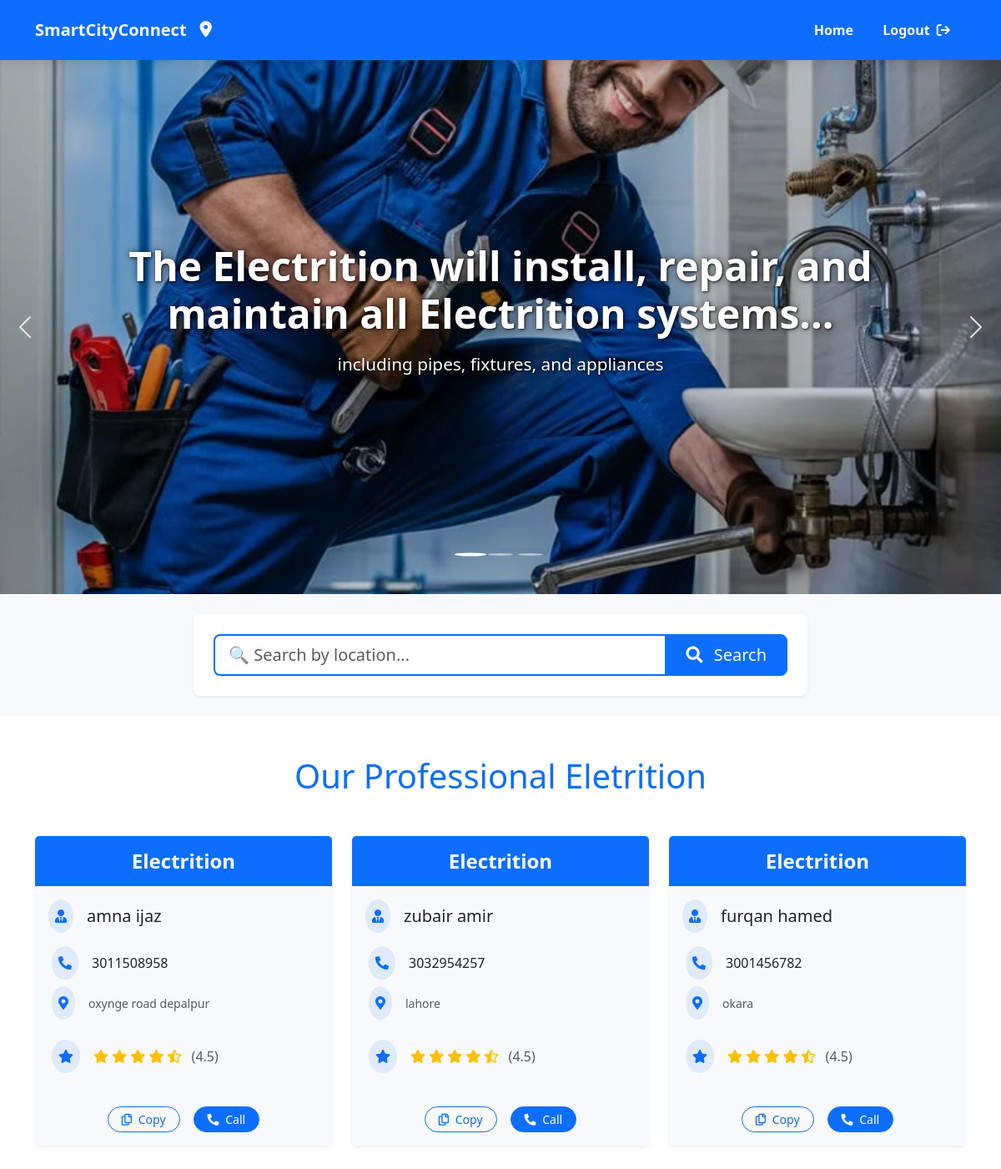
The page /electrition/ (signed in) on the database its author committed.
### smartcity/models.py (models this page shows, shortened)
class ServiceProviderR(models.Model):
    user = models.OneToOneField(User, on_delete=models.CASCADE)
    service_image = models.ImageField(upload_to='service_images/')
    servicename = models.CharField(max_length=100)  # This can be the name of the service
    Phoneno = models.CharField(max_length=15)
    address = models.TextField()

### smartcity/views.py (the view)
# urls.py: path('electrition/',electrition,name="electrition"),
@login_required(login_url='/Login_page/')
def electrition(request):
   queryset = ServiceProviderR.objects.filter( servicename__iexact='electrition').select_related('user')
   location =request.GET.get('location', '').strip()
   if location:
     queryset =ServiceProviderR.objects.filter( address__icontains=location,servicename__iexact='electrition').select_related('user')
     page_title = f"Electrition in {location}"
   else:
     queryset = ServiceProviderR.objects.filter(servicename__iexact='electrition').select_related('user')
     page_title = "Professional electrition"
     context = { 'electritions': queryset, 'page_title': page_title, 'search_location': location, }
     return render(request,'Electrition.html',context)

### smartcity/templates/Electrition.html (shortened to what this page needs)
{% load static%}
<!DOCTYPE html>
<html lang="en">
  <head>
    <link
      href="https://cdn.jsdelivr.net/npm/bootstrap@5.3.3/dist/css/bootstrap.min.css"
      rel="stylesheet"
    />
    <link
      rel="stylesheet"
      href="https://cdnjs.cloudflare.com/ajax/libs/font-awesome/6.6.0/css/all.min.css"
    />
    <link rel="stylesheet" href="{% static 'css/electrition.css'%}" />
  </head>
  <body>
    <div class="container-fluid bg-primary navbar-container">
      <div class="container">
        <div class="row">
          <div class="col-12">
            <nav class="navbar navbar-expand-lg navbar-dark">
              <a
                class="navbar-brand text-light fw-bold d-flex align-items-center brand-logo"
                href="{% url 'Home'%}"
              >
                <span class="logo-text">SmartCityConnect</span>
                <i class="fa-solid fa-location-dot logo-icon ms-2"></i>
              </a>
              <div
                class="collapse navbar-collapse justify-content-lg-end"
                id="navbarNav"
              >
                <ul class="navbar-nav nav-items">
                  <li class="nav-item">
                    <a
                      href="{% url 'Home'%}"
                      class="nav-link text-light fw-bold nav-link-hover"
                    >
                      <span>Home</span>
                    </a>
                  </li>
                  {% if user.is_authenticated %}
                  <li class="nav-item">
                    <form
                      method="post"
                      action="{% url 'logout' %}"
                      class="d-inline"
                    >
                      <button
                        type="submit"
                        class="nav-link text-light fw-bold nav-link-hover login-btn"
                        style="background: none; border: none; cursor: pointer"
                      >
                        <span>Logout</span>
                        <i
                          class="fa-solid fa-arrow-right-from-bracket ms-1"
                        ></i>
                      </button>
                    </form>
                  </li>
                  {% endif %}
                </ul>
              </div>
            </nav>
          </div>
        </div>
      </div>
    </div>
    <div id="carouselExampleCaptions" class="carousel slide">
      <div class="carousel-indicators">
        <button
          type="button"
          data-bs-target="#carouselExampleCaptions"
          data-bs-slide-to="0"
          class="active"
          aria-current="true"
          aria-label="Slide 1"
        ></button>
        <button
          type="button"
          data-bs-target="#carouselExampleCaptions"
          data-bs-slide-to="1"
          aria-label="Slide 2"
        ></button>
        <button
          type="button"
          data-bs-target="#carouselExampleCaptions"
          data-bs-slide-to="2"
          aria-label="Slide 3"
        ></button>
      </div>
      <div class="carousel-inner">
        <div class="carousel-item active">
          <img
            src="{% static 'media/plumber.jpeg'%}"
            class="d-block w-100 slider-img"
            alt="Plumbing services"
          />
          <div class="carousel-caption d-none d-md-block">
            <h2 class="slider-title animate__animated animate__fadeIn">
              The Electrition will install, repair, and maintain all Electrition
              systems...
            </h2>
            <p
              class="slider-subtitle animate__animated animate__fadeIn animate__delay-1s"
            >
              including pipes, fixtures, and appliances
            </p>
          </div>
        </div>
      </div>
      <button
        class="carousel-control-prev"
        type="button"
        data-bs-target="#carouselExampleCaptions"
        data-bs-slide="prev"
      >
        <span class="carousel-control-prev-icon" aria-hidden="true"></span>
      </button>
      <button
        class="carousel-control-next"
        type="button"
        data-bs-target="#carouselExampleCaptions"
        data-bs-slide="next"
      >
        <span class="carousel-control-next-icon" aria-hidden="true"></span>
      </button>
    </div>
    <div class="container-fluid py-4 search-section">
      <div class="container">
        <div class="row justify-content-center">
          <div class="col-lg-8 col-md-10">
            <div class="bg-white p-4 rounded-3 shadow-sm">
              <form
                action="{% url 'electrition' %}"
                method="GET"
                class="search-form"
              >
                <div class="input-group">
                  <input
                    type="search"
                    name="location"
                    class="form-control form-control-lg border-primary border-2"
                    placeholder="🔍 Search by location..."
                    value="{{ search_location|default:'' }}"
                    aria-label="Search professionals by location"
                  />
                  <button class="btn btn-primary btn-lg px-4" type="submit">
                    <i class="fas fa-search me-2"></i> Search
                  </button>
                </div>
              </form>
            </div>
          </div>
        </div>
      </div>
    </div>
    {% block content %}
    <link
      rel="stylesheet"
      href="https://cdnjs.cloudflare.com/ajax/libs/font-awesome/5.15.4/css/all.min.css"
    />
    <link
      rel="stylesheet"
      href="https://cdnjs.cloudflare.com/ajax/libs/animate.css/4.1.1/animate.min.css"
    />
    <div class="container py-5">
      <h1
        class="text-center mb-5 text-primary animate__animated animate__fadeInDown"
      >
        Our Professional Eletrition
      </h1>
      <div class="row row-cols-1 row-cols-md-2 row-cols-lg-3 g-4">
        {% for electrition in electritions %}
        <div class="col">
          <div class="card h-100 border-0 plumber-card shadow-sm">
            <div
              class="card-header bg-primary border-0 py-3 position-relative overflow-hidden"
            >
              <h4
                class="mb-0 text-center text-white fw-bold service-title animate__animated animate__fadeIn"
              >
                {{ electrition.servicename }}
              </h4>
            </div>
            <div class="card-body text-left d-flex flex-column bg-light">
              <div
                class="d-flex align-items-center mb-3 animate__animated animate__fadeInLeft"
              >
                <div class="bg-primary bg-opacity-10 p-2 rounded-circle me-3">
                  <i class="fas fa-user-tie text-primary"></i>
                </div>
                <h5 class="card-title mb-0 text-dark">
                  {% firstof electrition.user.get_full_name.strip electrition.user.username %}
                </h5>
              </div>
              <div class="contact-info mb-4 ps-1">
                <div
                  class="d-flex align-items-center mb-2 animate__animated animate__fadeInLeft"
                  style="animation-delay: 0.1s"
                >
                  <div class="bg-primary bg-opacity-10 p-2 rounded-circle me-3">
                    <i class="fas fa-phone-alt text-primary"></i>
                  </div>
                  <span class="phone-number text-dark"
                    >{{ electrition.Phoneno }}</span
                  >
                </div>
                <div
                  class="d-flex align-items-center animate__animated animate__fadeInLeft"
                  style="animation-delay: 0.2s"
                >
                  <div class="bg-primary bg-opacity-10 p-2 rounded-circle me-3">
                    <i class="fas fa-map-marker-alt text-primary"></i>
                  </div>
                  <small class="text-muted">{{ electrition.address }}</small>
                </div>
              </div>
              <div
                class="mb-4 ps-1 animate__animated animate__fadeInLeft"
                style="animation-delay: 0.3s"
              >
                <div class="d-flex align-items-center">
                  <div class="bg-primary bg-opacity-10 p-2 rounded-circle me-3">
                    <i class="fas fa-star text-primary"></i>
                  </div>
                  <div class="text-warning">
                    <i class="fas fa-star"></i>
                    <i class="fas fa-star"></i>
                    <i class="fas fa-star"></i>
                    <i class="fas fa-star"></i>
                    <i class="fas fa-star-half-alt"></i>
                    <span class="text-muted ms-2">(4.5)</span>
                  </div>
                </div>
              </div>
              <div
                class="mt-auto d-flex justify-content-center gap-3 pt-3 animate__animated animate__fadeInUp"
                style="animation-delay: 0.4s"
              >
                <button
                  class="btn btn-outline-primary btn-sm copy-btn px-3 rounded-pill hover-lift"
                  data-phone="{{ electrition.Phoneno }}"
                >
                  <i class="far fa-copy me-1"></i> Copy
                </button>
                <a
                  href="tel:{{ electrition.Phoneno }}"
                  class="btn btn-primary btn-sm call-btn text-white px-3 rounded-pill hover-lift"
                >
                  <i class="fas fa-phone-alt me-1"></i> Call
                </a>
              </div>
            </div>
          </div>
        </div>
        {% empty %}
        <div class="col-12 animate__animated animate__fadeIn">
          <div class="alert alert-info text-center">
            No plumbers available at the moment.
          </div>
        </div>
        {% endfor %}
      </div>
    </div>
    {% endblock %}
  </body>
</html>

### static/css/electrition.css (style rules this page uses)
.navbar-container { box-shadow: 0 4px 12px rgba(0, 0, 0, 0.1); transition: all 0.3s ease; position: sticky; top: 0; z-index: 1020; }
.navbar { padding: 0.8rem 0; }
.brand-logo { display: flex; align-items: center; transition: all 0.3s ease; padding: 0.5rem 0; }
.logo-text { margin-right: 8px; position: relative; }
.logo-text::after { content: ''; position: absolute; bottom: -2px; left: 0; width: 0; height: 2px; background-color: white; transition: width 0.3s ease; }
.logo-icon { font-size: 1.2rem; transition: all 0.3s ease; transform: translateY(0); animation: pulse 2s infinite; }
.nav-link-hover { position: relative; padding: 0.5rem 1rem; transition: all 0.3s ease; }
.nav-link-hover span { position: relative; z-index: 1; }
.nav-link-hover::before { content: ''; position: absolute; bottom: 0; left: 0; width: 0; height: 2px; background-color: white; transition: width 0.3s ease; }
.login-btn { background-color: rgba(255, 255, 255, 0.2); border-radius: 4px; margin-left: 0.5rem; padding: 0.5rem 1.2rem !important; transition: all 0.3s ease; }
.carousel { position: relative; overflow: hidden; }
.slider-img { height: 80vh; min-height: 500px; width: 100%; object-fit: cover; filter: brightness(0.85); }
.carousel-caption { position: absolute; top: 55%; left: 50%; transform: translate(-50%, -50%); width: 80%; text-align: center; padding: 0; color: white; text-shadow: 1px 1px 3px rgba(0, 0, 0, 0.8), 0 0 10px rgba(0, 0, 0, 0.5); }
.slider-title { font-size: 3.5rem; font-weight: 700; margin-bottom: 1rem; line-height: 1.2; }
.slider-subtitle { font-size: 1.5rem; font-weight: 400; margin-bottom: 0; }
.carousel-control-prev, .carousel-control-next { width: 5%; opacity: 0.8; transition: all 0.3s ease; }
.carousel-indicators { bottom: 20px; }
.carousel-indicators button { width: 10px; height: 10px; border-radius: 50%; margin: 0 6px; transition: all 0.3s ease; }
.carousel-indicators button.active { transform: scale(1.3); background-color: #fff; }
.animate__animated { animation-duration: 1s; animation-fill-mode: both; }
.animate__fadeIn { animation-name: fadeIn; }
.animate__delay-1s { animation-delay: 1s; }
@media (max-width: 1200px) { .slider-title { font-size: 3rem; } }
@media (max-width: 1200px) { .slider-subtitle { font-size: 1.3rem; } }
.search-section { background-color: #f8f9fa; }
.search-form .form-control { border-right: none; transition: all 0.3s ease; }
.search-form .btn { transition: all 0.3s ease; }
@media (min-width: 1200px) { .search-form .form-control { min-width: 400px; } }

### rows shown on the page
ServiceProviderR: servicename "Electrition", user.last_name "amna ijaz", Phoneno "3011508958", address "oxynge road depalpur"
ServiceProviderR: servicename "Electrition", user.last_name "zubair amir", Phoneno "3032954257", address "lahore"
ServiceProviderR: servicename "Electrition", user.last_name "furqan hamed", Phoneno "3001456782", address "okara"
